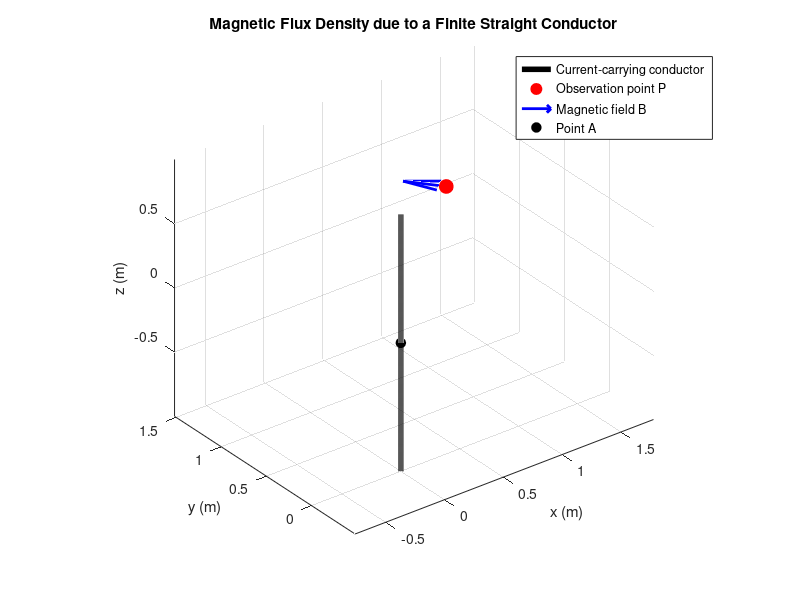

Write the MATLAB code that produced this figure.
%% Magnetic flux density B due to a finite straight conductor
% Conductor: length l, current I, parallel to z-axis
% A = (Ax, Ay, Az) is the center of the conductor
% P = (Px, Py, Pz) is the observation point

clear; clc; close all;

%% Parameters
mu0 = 4*pi*1e-7;       % Permeability of free space [H/m]

I  = 10;               % Current [A]
l  = 2;                % Conductor length [m]

% Position of conductor center A
Ax = 0;
Ay = 0;
Az = 0;

% Observation point P
Px = 1;
Py = 0.8;
Pz = 0.5;

%% Discretize the conductor
N = 10000;              % Number of current elements
z = linspace(Az-l/2, Az+l/2, N);

dz = z(2) - z(1);

% Coordinates of current elements
x = Ax * ones(size(z));
y = Ay * ones(size(z));

%% Vector from current element to observation point
Rx = Px - x;
Ry = Py - y;
Rz = Pz - z;

R = sqrt(Rx.^2 + Ry.^2 + Rz.^2);

%% Biot-Savart law
% dl = [0 0 dz]
%
% dl x R = [-Ry*dz, Rx*dz, 0]

dBx = (-Ry ./ R.^3) * dz;
dBy = ( Rx ./ R.^3) * dz;
dBz = zeros(size(z));

% Integrate all differential contributions
Bx = mu0*I/(4*pi) * sum(dBx);
By = mu0*I/(4*pi) * sum(dBy);
Bz = mu0*I/(4*pi) * sum(dBz);

B = [Bx, By, Bz];
Bmag = norm(B);

%% Display result
fprintf('Magnetic flux density at P:\n');
fprintf('Bx = %.6e T\n', Bx);
fprintf('By = %.6e T\n', By);
fprintf('Bz = %.6e T\n', Bz);
fprintf('|B| = %.6e T\n', Bmag);

%% 3D Plot
figure;
hold on;
grid on;
axis equal;

% Plot conductor
plot3(x, y, z, 'k', 'LineWidth', 4);

% Plot point P
plot3(Px, Py, Pz, 'ro', ...
    'MarkerSize', 10, 'MarkerFaceColor', 'r');

% Plot vector B at P
scale = 1/max(Bmag, eps);   % Scaling for visualization

quiver3(Px, Py, Pz, ...
        Bx*scale, By*scale, Bz*scale, ...
        0.3, 'b', 'LineWidth', 2, 'MaxHeadSize', 0.5);

% Plot A
plot3(Ax, Ay, Az, 'ko', ...
    'MarkerSize', 7, 'MarkerFaceColor', 'k');

%% Labels
xlabel('x (m)');
ylabel('y (m)');
zlabel('z (m)');

title('Magnetic Flux Density due to a Finite Straight Conductor');

legend('Current-carrying conductor', ...
       'Observation point P', ...
       'Magnetic field B', ...
       'Point A', ...
       'Location', 'best');

view(3);
